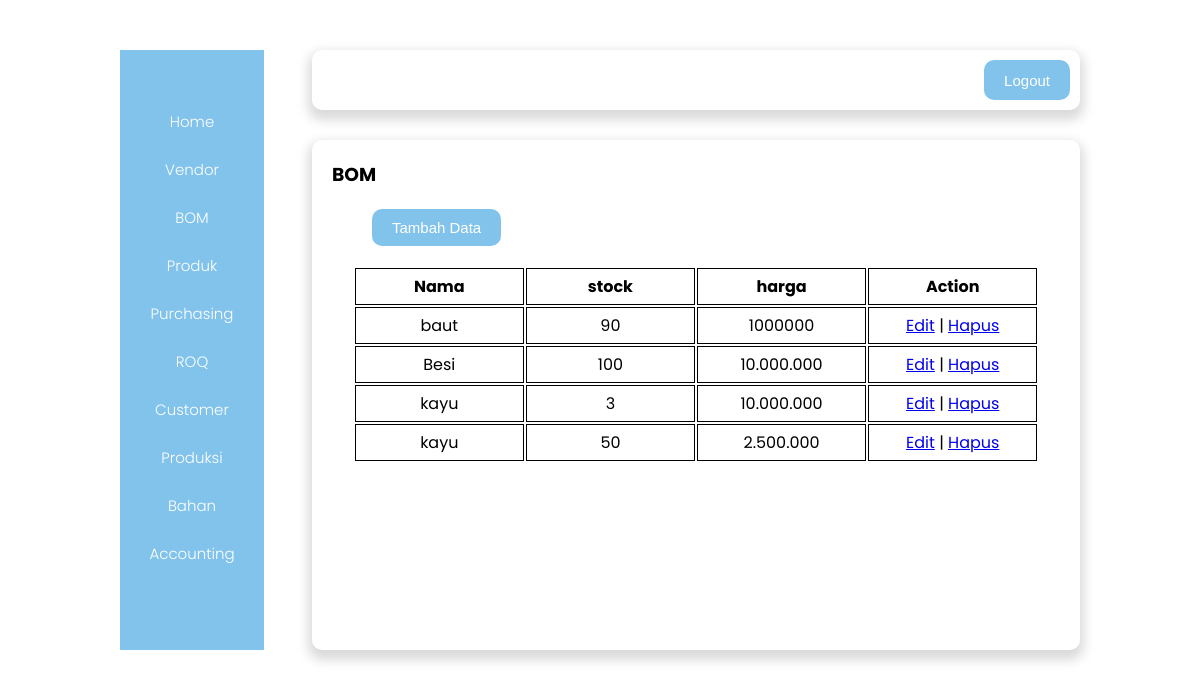
The page /BOM/BOM.php on the database its author committed.
### tables this page shows
CREATE TABLE `tb_bom` (
  `id` int(7) NOT NULL,
  `material` varchar(25) NOT NULL,
  `stock` varchar(25) NOT NULL,
  `harga` varchar(25) NOT NULL
);

### BOM/BOM.php (the view, shortened to what this page needs)
<!DOCTYPE html>
<html lang="en">
<head>
    <link rel="stylesheet" href="../css/admin.css?v=<?php echo time (); ?>" />
</head>
<body>
    <div class="container">
        <div class="sidebar">
           <a href="../admin.php">Home</a>
            <a href="../Vendor/Vendor.php">Vendor</a>
            <a href="BOM.php">BOM</a>
            <a href="../Produk/produk.php">Produk</a>
            <a href="../Purchasing/Purchasing.php">Purchasing</a>
            <a href="../ROQ/ROQ.php">ROQ</a>
            <a href="../Customer/Customer.php">Customer</a>
            <a href="../Produksi/Produksi.php">Produksi</a>
            <a href="../bahan/bahan.php">Bahan</a>
            <a href="../accounting/accounting.php">Accounting</a>
        </div>
        <div class="right_content">
            <div class="navbar">
                <img src="../assets/logo.png" alt="" />
                <button class="btn">
                    <a href="../logout.php">Logout</a>
                </button>
            </div>
            <div class="content">
                <h3>BOM</h3>
                <button type="button" class="btn btn-tambah">
                    <a href="BOM-entry.html">Tambah Data</a>
                </button>
                <table class="table-data">
                    <thead>
                        <tr>
                        <th style="width: 20%">Nama</th>
                            <th style="width: 20%">stock</th>
                            <th style="width: 20%">harga</th>
                            <th style="width: 20%">Action</th>
                        </tr>
                    </thead>
                    <tbody>
                        <?php
                        include '../koneksi.php';
                        $sql = "SELECT * FROM tb_bom";
                        $result = mysqli_query($koneksi, $sql);
                        while ($data = mysqli_fetch_assoc($result)) {
                            echo "
                            <tr>
                                <td>$data[material]</td>
                                <td>$data[stock]</td>
                                <td>$data[harga]</td>
                                <td><a href=BOM-edit.php?id=$data[id]>Edit</a> |
                                <a href=BOM-hapus.php?id=$data[id]>Hapus</a></td>
                            </tr>
                            ";
                        }
                        ?>
                    </tbody>
                </table>
            </div>
        </div>
    </div>
</body>
</html>

### css/admin.css (style rules this page uses)
* { margin: 0; padding: 0; box-sizing: border-box; }
body { font-family: "Poppins", sans-serif; }
.container { display: flex; width: 80%; height: 600px; margin: 50px auto; justify-content: space-between; }
.sidebar { display: flex; flex-direction: column; justify-content: center; align-items: center; flex-basis: 15%; background-color: #82C3EC; }
.sidebar a { text-decoration: none; color: white; margin-bottom: 25px; font-size: 15px; font-weight: 300; }
.right_content { flex-basis: 80%; align-items: center; }
.navbar { display: flex; justify-content: space-between; height: 10%; background-color: white; box-shadow: 0 6px 12px 4px rgba(0, 0, 0, 0.15); border-radius: 10px; padding: 10px; margin-bottom: 30px; }
.btn { background-color: #82C3EC; border: none; padding: 10px 20px; border-radius: 10px; font-size: 15px; cursor: pointer; color: white; }
.btn a { text-decoration: none; color: white; }
.btn-tambah { margin: 20px 0 0 40px; }
.content { background-color: white; box-shadow: 0 6px 12px 4px rgba(0, 0, 0, 0.15); height: 85%; border-radius: 10px; padding: 20px; overflow: auto; }
.table-data { text-align: center; margin: 20px auto; }
th,td { border: 1px solid black; padding: 5px 20px; }

### rows shown on the page
tb_bom: material "baut", stock "90", harga "1000000"
tb_bom: material "Besi", stock "100", harga "10.000.000"
tb_bom: material "kayu", stock "3", harga "10.000.000"
tb_bom: material "kayu", stock "50", harga "2.500.000"
